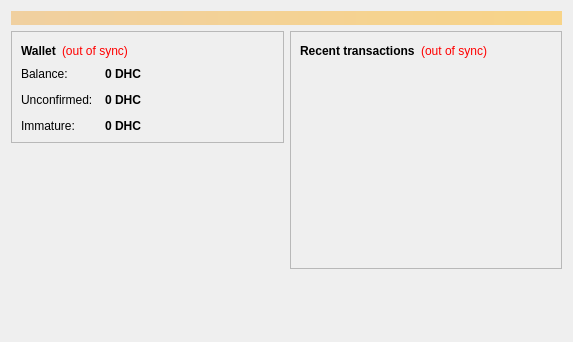
<?xml version="1.0" encoding="UTF-8"?>
<ui version="4.0">
 <class>OverviewPage</class>
 <widget class="QWidget" name="OverviewPage">
  <property name="geometry">
   <rect>
    <x>0</x>
    <y>0</y>
    <width>573</width>
    <height>342</height>
   </rect>
  </property>
  <property name="windowTitle">
   <string>Form</string>
  </property>
  <layout class="QVBoxLayout" name="topLayout">
   <item>
    <widget class="QLabel" name="labelAlerts">
     <property name="visible">
      <bool>false</bool>
     </property>
     <property name="styleSheet">
      <string notr="true">background-color: qlineargradient(x1: 0, y1: 0, x2: 1, y2: 0, stop:0 #F0D0A0, stop:1 #F8D488); color:#000000;</string>
     </property>
     <property name="wordWrap">
      <bool>true</bool>
     </property>
     <property name="margin">
      <number>3</number>
     </property>
    </widget>
   </item>
   <item>
    <layout class="QHBoxLayout" name="horizontalLayout" stretch="1,1">
     <item>
      <layout class="QVBoxLayout" name="verticalLayout_2">
       <item>
        <widget class="QFrame" name="frame">
         <property name="frameShape">
          <enum>QFrame::StyledPanel</enum>
         </property>
         <property name="frameShadow">
          <enum>QFrame::Raised</enum>
         </property>
         <layout class="QVBoxLayout" name="verticalLayout_4">
          <item>
           <layout class="QHBoxLayout" name="horizontalLayout_4">
            <item>
             <widget class="QLabel" name="label_5">
              <property name="font">
               <font>
                <weight>75</weight>
                <bold>true</bold>
               </font>
              </property>
              <property name="text">
               <string>Wallet</string>
              </property>
             </widget>
            </item>
            <item>
             <widget class="QLabel" name="labelWalletStatus">
              <property name="toolTip">
               <string>The displayed information may be out of date. Your wallet automatically synchronizes with the Dhcoin network after a connection is established, but this process has not completed yet.</string>
              </property>
              <property name="styleSheet">
               <string notr="true">QLabel { color: red; }</string>
              </property>
              <property name="text">
               <string notr="true">(out of sync)</string>
              </property>
              <property name="alignment">
               <set>Qt::AlignLeading|Qt::AlignLeft|Qt::AlignVCenter</set>
              </property>
             </widget>
            </item>
            <item>
             <spacer name="horizontalSpacer_2">
              <property name="orientation">
               <enum>Qt::Horizontal</enum>
              </property>
              <property name="sizeHint" stdset="0">
               <size>
                <width>40</width>
                <height>20</height>
               </size>
              </property>
             </spacer>
            </item>
           </layout>
          </item>
          <item>
           <layout class="QFormLayout" name="formLayout_2">
            <property name="fieldGrowthPolicy">
             <enum>QFormLayout::AllNonFixedFieldsGrow</enum>
            </property>
            <property name="horizontalSpacing">
             <number>12</number>
            </property>
            <property name="verticalSpacing">
             <number>12</number>
            </property>
            <item row="0" column="0">
             <widget class="QLabel" name="label">
              <property name="text">
               <string>Balance:</string>
              </property>
             </widget>
            </item>
            <item row="0" column="1">
             <widget class="QLabel" name="labelBalance">
              <property name="font">
               <font>
                <weight>75</weight>
                <bold>true</bold>
               </font>
              </property>
              <property name="cursor">
               <cursorShape>IBeamCursor</cursorShape>
              </property>
              <property name="toolTip">
               <string>Your current balance</string>
              </property>
              <property name="text">
               <string notr="true">0 DHC</string>
              </property>
              <property name="textInteractionFlags">
               <set>Qt::LinksAccessibleByMouse|Qt::TextSelectableByKeyboard|Qt::TextSelectableByMouse</set>
              </property>
             </widget>
            </item>
            <item row="1" column="0">
             <widget class="QLabel" name="label_3">
              <property name="text">
               <string>Unconfirmed:</string>
              </property>
             </widget>
            </item>
            <item row="1" column="1">
             <widget class="QLabel" name="labelUnconfirmed">
              <property name="font">
               <font>
                <weight>75</weight>
                <bold>true</bold>
               </font>
              </property>
              <property name="cursor">
               <cursorShape>IBeamCursor</cursorShape>
              </property>
              <property name="toolTip">
               <string>Total of transactions that have yet to be confirmed, and do not yet count toward the current balance</string>
              </property>
              <property name="text">
               <string notr="true">0 DHC</string>
              </property>
              <property name="textInteractionFlags">
               <set>Qt::LinksAccessibleByMouse|Qt::TextSelectableByKeyboard|Qt::TextSelectableByMouse</set>
              </property>
             </widget>
            </item>
            <item row="2" column="0">
             <widget class="QLabel" name="labelImmatureText">
              <property name="text">
               <string>Immature:</string>
              </property>
             </widget>
            </item>
            <item row="2" column="1">
             <widget class="QLabel" name="labelImmature">
              <property name="font">
               <font>
                <weight>75</weight>
                <bold>true</bold>
               </font>
              </property>
              <property name="toolTip">
               <string>Mined balance that has not yet matured</string>
              </property>
              <property name="text">
               <string notr="true">0 DHC</string>
              </property>
              <property name="textInteractionFlags">
               <set>Qt::LinksAccessibleByMouse|Qt::TextSelectableByKeyboard|Qt::TextSelectableByMouse</set>
              </property>
             </widget>
            </item>
           </layout>
          </item>
         </layout>
        </widget>
       </item>
       <item>
        <spacer name="verticalSpacer">
         <property name="orientation">
          <enum>Qt::Vertical</enum>
         </property>
         <property name="sizeHint" stdset="0">
          <size>
           <width>20</width>
           <height>40</height>
          </size>
         </property>
        </spacer>
       </item>
      </layout>
     </item>
     <item>
      <layout class="QVBoxLayout" name="verticalLayout_3">
       <item>
        <widget class="QFrame" name="frame_2">
         <property name="frameShape">
          <enum>QFrame::StyledPanel</enum>
         </property>
         <property name="frameShadow">
          <enum>QFrame::Raised</enum>
         </property>
         <layout class="QVBoxLayout" name="verticalLayout">
          <item>
           <layout class="QHBoxLayout" name="horizontalLayout_2">
            <item>
             <widget class="QLabel" name="label_4">
              <property name="text">
               <string>&lt;b&gt;Recent transactions&lt;/b&gt;</string>
              </property>
             </widget>
            </item>
            <item>
             <widget class="QLabel" name="labelTransactionsStatus">
              <property name="toolTip">
               <string>The displayed information may be out of date. Your wallet automatically synchronizes with the Dhcoin network after a connection is established, but this process has not completed yet.</string>
              </property>
              <property name="styleSheet">
               <string notr="true">QLabel { color: red; }</string>
              </property>
              <property name="text">
               <string notr="true">(out of sync)</string>
              </property>
              <property name="alignment">
               <set>Qt::AlignRight|Qt::AlignTrailing|Qt::AlignVCenter</set>
              </property>
             </widget>
            </item>
            <item>
             <spacer name="horizontalSpacer">
              <property name="orientation">
               <enum>Qt::Horizontal</enum>
              </property>
              <property name="sizeHint" stdset="0">
               <size>
                <width>40</width>
                <height>20</height>
               </size>
              </property>
             </spacer>
            </item>
           </layout>
          </item>
          <item>
           <widget class="QListView" name="listTransactions">
            <property name="styleSheet">
             <string notr="true">QListView { background: transparent; }</string>
            </property>
            <property name="frameShape">
             <enum>QFrame::NoFrame</enum>
            </property>
            <property name="verticalScrollBarPolicy">
             <enum>Qt::ScrollBarAlwaysOff</enum>
            </property>
            <property name="horizontalScrollBarPolicy">
             <enum>Qt::ScrollBarAlwaysOff</enum>
            </property>
            <property name="selectionMode">
             <enum>QAbstractItemView::NoSelection</enum>
            </property>
           </widget>
          </item>
         </layout>
        </widget>
       </item>
       <item>
        <spacer name="verticalSpacer_2">
         <property name="orientation">
          <enum>Qt::Vertical</enum>
         </property>
         <property name="sizeHint" stdset="0">
          <size>
           <width>20</width>
           <height>40</height>
          </size>
         </property>
        </spacer>
       </item>
      </layout>
     </item>
    </layout>
   </item>
  </layout>
 </widget>
 <resources/>
 <connections/>
</ui>
